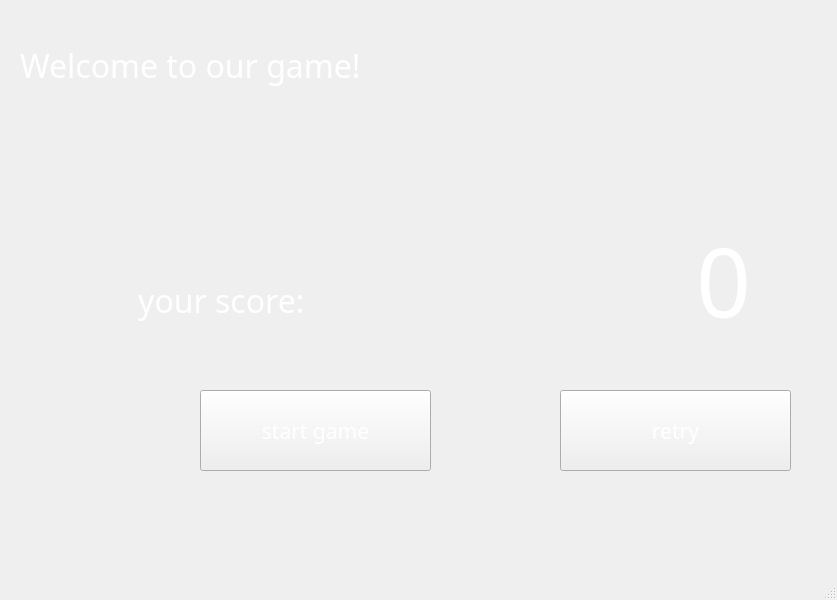
<?xml version="1.0" encoding="UTF-8"?>
<ui version="4.0">
 <class>MainWindow</class>
 <widget class="QMainWindow" name="MainWindow">
  <property name="geometry">
   <rect>
    <x>0</x>
    <y>0</y>
    <width>837</width>
    <height>600</height>
   </rect>
  </property>
  <property name="minimumSize">
   <size>
    <width>837</width>
    <height>0</height>
   </size>
  </property>
  <property name="palette">
   <palette>
    <active>
     <colorrole role="WindowText">
      <brush brushstyle="SolidPattern">
       <color alpha="255">
        <red>255</red>
        <green>255</green>
        <blue>255</blue>
       </color>
      </brush>
     </colorrole>
     <colorrole role="Text">
      <brush brushstyle="SolidPattern">
       <color alpha="255">
        <red>255</red>
        <green>255</green>
        <blue>255</blue>
       </color>
      </brush>
     </colorrole>
     <colorrole role="ButtonText">
      <brush brushstyle="SolidPattern">
       <color alpha="255">
        <red>255</red>
        <green>255</green>
        <blue>255</blue>
       </color>
      </brush>
     </colorrole>
    </active>
    <inactive>
     <colorrole role="WindowText">
      <brush brushstyle="SolidPattern">
       <color alpha="255">
        <red>255</red>
        <green>255</green>
        <blue>255</blue>
       </color>
      </brush>
     </colorrole>
     <colorrole role="Text">
      <brush brushstyle="SolidPattern">
       <color alpha="255">
        <red>255</red>
        <green>255</green>
        <blue>255</blue>
       </color>
      </brush>
     </colorrole>
     <colorrole role="ButtonText">
      <brush brushstyle="SolidPattern">
       <color alpha="255">
        <red>255</red>
        <green>255</green>
        <blue>255</blue>
       </color>
      </brush>
     </colorrole>
    </inactive>
    <disabled>
     <colorrole role="WindowText">
      <brush brushstyle="SolidPattern">
       <color alpha="255">
        <red>120</red>
        <green>120</green>
        <blue>120</blue>
       </color>
      </brush>
     </colorrole>
     <colorrole role="Text">
      <brush brushstyle="SolidPattern">
       <color alpha="255">
        <red>120</red>
        <green>120</green>
        <blue>120</blue>
       </color>
      </brush>
     </colorrole>
     <colorrole role="ButtonText">
      <brush brushstyle="SolidPattern">
       <color alpha="255">
        <red>120</red>
        <green>120</green>
        <blue>120</blue>
       </color>
      </brush>
     </colorrole>
    </disabled>
   </palette>
  </property>
  <property name="windowTitle">
   <string>MainWindow</string>
  </property>
  <property name="styleSheet">
   <string notr="true">background-image: url(:/starrySky.jpg);</string>
  </property>
  <property name="animated">
   <bool>true</bool>
  </property>
  <widget class="QWidget" name="centralwidget">
   <property name="palette">
    <palette>
     <active>
      <colorrole role="ToolTipText">
       <brush brushstyle="SolidPattern">
        <color alpha="255">
         <red>255</red>
         <green>255</green>
         <blue>255</blue>
        </color>
       </brush>
      </colorrole>
     </active>
     <inactive>
      <colorrole role="ToolTipText">
       <brush brushstyle="SolidPattern">
        <color alpha="255">
         <red>255</red>
         <green>255</green>
         <blue>255</blue>
        </color>
       </brush>
      </colorrole>
     </inactive>
     <disabled>
      <colorrole role="ToolTipText">
       <brush brushstyle="SolidPattern">
        <color alpha="255">
         <red>255</red>
         <green>255</green>
         <blue>255</blue>
        </color>
       </brush>
      </colorrole>
     </disabled>
    </palette>
   </property>
   <widget class="QPushButton" name="pushButton">
    <property name="geometry">
     <rect>
      <x>200</x>
      <y>390</y>
      <width>231</width>
      <height>81</height>
     </rect>
    </property>
    <property name="sizePolicy">
     <sizepolicy hsizetype="MinimumExpanding" vsizetype="Fixed">
      <horstretch>0</horstretch>
      <verstretch>0</verstretch>
     </sizepolicy>
    </property>
    <property name="palette">
     <palette>
      <active>
       <colorrole role="WindowText">
        <brush brushstyle="SolidPattern">
         <color alpha="255">
          <red>255</red>
          <green>255</green>
          <blue>255</blue>
         </color>
        </brush>
       </colorrole>
       <colorrole role="ButtonText">
        <brush brushstyle="SolidPattern">
         <color alpha="255">
          <red>255</red>
          <green>255</green>
          <blue>255</blue>
         </color>
        </brush>
       </colorrole>
      </active>
      <inactive>
       <colorrole role="WindowText">
        <brush brushstyle="SolidPattern">
         <color alpha="255">
          <red>255</red>
          <green>255</green>
          <blue>255</blue>
         </color>
        </brush>
       </colorrole>
       <colorrole role="ButtonText">
        <brush brushstyle="SolidPattern">
         <color alpha="255">
          <red>255</red>
          <green>255</green>
          <blue>255</blue>
         </color>
        </brush>
       </colorrole>
      </inactive>
      <disabled>
       <colorrole role="WindowText">
        <brush brushstyle="SolidPattern">
         <color alpha="255">
          <red>120</red>
          <green>120</green>
          <blue>120</blue>
         </color>
        </brush>
       </colorrole>
       <colorrole role="ButtonText">
        <brush brushstyle="SolidPattern">
         <color alpha="255">
          <red>120</red>
          <green>120</green>
          <blue>120</blue>
         </color>
        </brush>
       </colorrole>
      </disabled>
     </palette>
    </property>
    <property name="font">
     <font>
      <family>Corbel</family>
      <pointsize>16</pointsize>
     </font>
    </property>
    <property name="text">
     <string>start game</string>
    </property>
   </widget>
   <widget class="QPushButton" name="pushButton_2">
    <property name="geometry">
     <rect>
      <x>560</x>
      <y>390</y>
      <width>231</width>
      <height>81</height>
     </rect>
    </property>
    <property name="sizePolicy">
     <sizepolicy hsizetype="MinimumExpanding" vsizetype="Fixed">
      <horstretch>0</horstretch>
      <verstretch>0</verstretch>
     </sizepolicy>
    </property>
    <property name="palette">
     <palette>
      <active>
       <colorrole role="ButtonText">
        <brush brushstyle="SolidPattern">
         <color alpha="255">
          <red>255</red>
          <green>255</green>
          <blue>255</blue>
         </color>
        </brush>
       </colorrole>
      </active>
      <inactive>
       <colorrole role="ButtonText">
        <brush brushstyle="SolidPattern">
         <color alpha="255">
          <red>255</red>
          <green>255</green>
          <blue>255</blue>
         </color>
        </brush>
       </colorrole>
      </inactive>
      <disabled>
       <colorrole role="ButtonText">
        <brush brushstyle="SolidPattern">
         <color alpha="255">
          <red>120</red>
          <green>120</green>
          <blue>120</blue>
         </color>
        </brush>
       </colorrole>
      </disabled>
     </palette>
    </property>
    <property name="font">
     <font>
      <family>Corbel</family>
      <pointsize>16</pointsize>
     </font>
    </property>
    <property name="text">
     <string>retry</string>
    </property>
   </widget>
   <widget class="QLabel" name="label">
    <property name="geometry">
     <rect>
      <x>20</x>
      <y>30</y>
      <width>351</width>
      <height>71</height>
     </rect>
    </property>
    <property name="font">
     <font>
      <family>Agency FB</family>
      <pointsize>24</pointsize>
     </font>
    </property>
    <property name="styleSheet">
     <string notr="true">color: rgb(255, 255, 255);</string>
    </property>
    <property name="text">
     <string>Welcome to our game!</string>
    </property>
   </widget>
   <widget class="QLabel" name="label_2">
    <property name="geometry">
     <rect>
      <x>10</x>
      <y>250</y>
      <width>311</width>
      <height>101</height>
     </rect>
    </property>
    <property name="palette">
     <palette>
      <active>
       <colorrole role="WindowText">
        <brush brushstyle="SolidPattern">
         <color alpha="255">
          <red>255</red>
          <green>255</green>
          <blue>255</blue>
         </color>
        </brush>
       </colorrole>
      </active>
      <inactive>
       <colorrole role="WindowText">
        <brush brushstyle="SolidPattern">
         <color alpha="255">
          <red>255</red>
          <green>255</green>
          <blue>255</blue>
         </color>
        </brush>
       </colorrole>
      </inactive>
      <disabled>
       <colorrole role="WindowText">
        <brush brushstyle="SolidPattern">
         <color alpha="255">
          <red>120</red>
          <green>120</green>
          <blue>120</blue>
         </color>
        </brush>
       </colorrole>
      </disabled>
     </palette>
    </property>
    <property name="font">
     <font>
      <family>Corbel</family>
      <pointsize>24</pointsize>
      <weight>50</weight>
      <bold>false</bold>
     </font>
    </property>
    <property name="styleSheet">
     <string notr="true"/>
    </property>
    <property name="text">
     <string>your score:  </string>
    </property>
    <property name="alignment">
     <set>Qt::AlignRight|Qt::AlignTrailing|Qt::AlignVCenter</set>
    </property>
   </widget>
   <widget class="QLabel" name="label_3">
    <property name="geometry">
     <rect>
      <x>370</x>
      <y>210</y>
      <width>381</width>
      <height>141</height>
     </rect>
    </property>
    <property name="palette">
     <palette>
      <active>
       <colorrole role="WindowText">
        <brush brushstyle="SolidPattern">
         <color alpha="255">
          <red>255</red>
          <green>255</green>
          <blue>255</blue>
         </color>
        </brush>
       </colorrole>
      </active>
      <inactive>
       <colorrole role="WindowText">
        <brush brushstyle="SolidPattern">
         <color alpha="255">
          <red>255</red>
          <green>255</green>
          <blue>255</blue>
         </color>
        </brush>
       </colorrole>
      </inactive>
      <disabled>
       <colorrole role="WindowText">
        <brush brushstyle="SolidPattern">
         <color alpha="255">
          <red>120</red>
          <green>120</green>
          <blue>120</blue>
         </color>
        </brush>
       </colorrole>
      </disabled>
     </palette>
    </property>
    <property name="font">
     <font>
      <family>Berlin Sans FB</family>
      <pointsize>72</pointsize>
     </font>
    </property>
    <property name="text">
     <string>0</string>
    </property>
    <property name="alignment">
     <set>Qt::AlignRight|Qt::AlignTrailing|Qt::AlignVCenter</set>
    </property>
   </widget>
  </widget>
  <widget class="QMenuBar" name="menubar">
   <property name="geometry">
    <rect>
     <x>0</x>
     <y>0</y>
     <width>837</width>
     <height>18</height>
    </rect>
   </property>
  </widget>
  <widget class="QStatusBar" name="statusbar"/>
 </widget>
 <resources>
  <include location="background.qrc"/>
 </resources>
 <connections/>
</ui>
